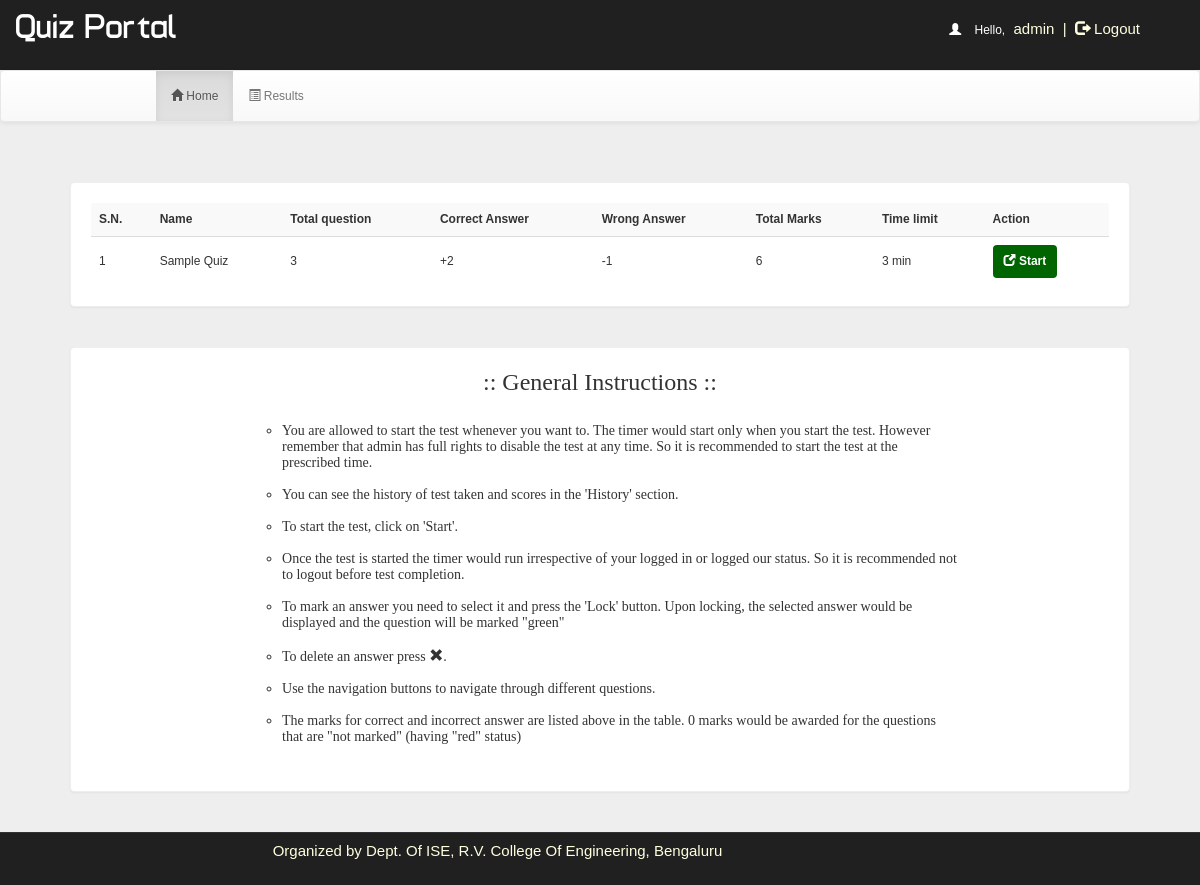
Page /account.php?q=1 (signed in) on the committed database.
### tables this page shows
CREATE TABLE `quiz` (
  `id` int(100) NOT NULL,
  `eid` text NOT NULL,
  `title` varchar(100) NOT NULL,
  `code` varchar(255) NOT NULL,
  `correct` int(11) NOT NULL,
  `wrong` int(11) NOT NULL,
  `total` int(11) NOT NULL,
  `time` bigint(20) NOT NULL,
  `date` timestamp NOT NULL DEFAULT current_timestamp() ON UPDATE current_timestamp(),
  `status` varchar(10) NOT NULL
);

### account.php (the view, shortened to what this page needs)
 <!DOCTYPE html PUBLIC "-//W3C//DTD XHTML 1.0 Transitional//EN" "http://www.w3.org/TR/xhtml1/DTD/xhtml1-transitional.dtd">
<html xmlns="http://www.w3.org/1999/xhtml">
<head>
<link  rel="stylesheet" href="css/bootstrap.min.css"/>
 <link  rel="stylesheet" href="css/bootstrap-theme.min.css"/>
 <link rel="stylesheet" href="css/main.css">
 <link  rel="stylesheet" href="css/font.css">
</head>
<body>
<div class="header">
<div class="row">
<div class="col-lg-6">
<span class="logo">Quiz Portal</span></div>
<div class="col-md-4 col-md-offset-2">
 <?php
include_once 'dbConnection.php';
if (!(isset($_SESSION['username']))) {
    header("location:index.php");
} else {
    $name     = $_SESSION['name'];
    $username = $_SESSION['username'];
    echo '<span class="pull-right top title1" ><span style="color:white"><span class="glyphicon glyphicon-user" aria-hidden="true"></span>&nbsp;&nbsp;&nbsp;&nbsp;Hello,</span> <span class="log log1" style="color:lightyellow">' . $name . '&nbsp;&nbsp;|&nbsp;&nbsp;<a href="logout.php?q=account.php" style="color:lightyellow"><span class="glyphicon glyphicon-log-out" aria-hidden="true"></span>&nbsp;Logout</button></a></span>';
}
?>
</div>
</div></div>
<div class="bg">
<nav class="navbar navbar-default title1">
  <div class="container-fluid">
    <div class="navbar-header">
      <a class="navbar-brand" href="#"><b>&nbsp;&nbsp;&nbsp;&nbsp;&nbsp;&nbsp;&nbsp;&nbsp;&nbsp;&nbsp;&nbsp;&nbsp;&nbsp;&nbsp;&nbsp;&nbsp;&nbsp;&nbsp;&nbsp;&nbsp;&nbsp;&nbsp;&nbsp;&nbsp;&nbsp;</b></a>
    </div>
    <div class="collapse navbar-collapse" id="bs-example-navbar-collapse-1">
      <ul class="nav navbar-nav">
        <li <?php
if (@$_GET['q'] == 1)
    echo 'class="active"';
?> ><a href="account.php?q=1"><span class="glyphicon glyphicon-home" aria-hidden="true"></span>&nbsp;Home<span class="sr-only">(current)</span></a></li>
        <li <?php
if (@$_GET['q'] == 2)
    echo 'class="active"';
?>><a href="account.php?q=2"><span class="glyphicon glyphicon-list-alt" aria-hidden="true"></span>&nbsp;Results</a></li>
   </ul>
      </div>
  </div>
</nav>
<div class="container">
<div class="row">
<div class="col-md-12">
<?php
if (@$_GET['q'] == 1) {
    $result = mysqli_query($con, "SELECT * FROM quiz WHERE status = 'enabled' ORDER BY date DESC") or die('Error');
    echo '<div class="panel"><table class="table table-striped title1"  style="vertical-align:middle">
<tr><td style="vertical-align:middle"><b>S.N.</b></td><td style="vertical-align:middle"><b>Name</b></td><td style="vertical-align:middle"><b>Total question</b></td><td style="vertical-align:middle"><b>Correct Answer</b></td><td style="vertical-align:middle"><b>Wrong Answer</b></td><td style="vertical-align:middle"><b>Total Marks</b></td><td style="vertical-align:middle"><b>Time limit</b></td><td style="vertical-align:middle"><b>Action</b></td></tr>';
    $c = 1;
    while ($row = mysqli_fetch_array($result)) {
        $title   = $row['title'];
        $total   = $row['total'];
        $correct = $row['correct'];
        $wrong   = $row['wrong'];
        $time    = $row['time'];
        $eid     = $row['eid'];
        $q12 = mysqli_query($con, "SELECT score FROM history WHERE eid='$eid' AND username='$username'") or die('Error98');
        $rowcount = mysqli_num_rows($q12);
        if ($rowcount == 0) {
            echo '<tr><td style="vertical-align:middle">' . $c++ . '</td><td style="vertical-align:middle">' . $title . '</td><td style="vertical-align:middle">' . $total . '</td><td style="vertical-align:middle">+' . $correct . '</td><td style="vertical-align:middle">-' . $wrong . '</td><td style="vertical-align:middle">' . $correct * $total . '</td><td style="vertical-align:middle">' . $time . '&nbsp;min</td>
  <td style="vertical-align:middle"><b><a href="account.php?q=quiz&step=2&eid=' . $eid . '&n=1&t=' . $total . '&start=start" class="btn" style="color:#FFFFFF;background:darkgreen;font-size:12px;padding:7px;padding-left:10px;padding-right:10px"><span class="glyphicon glyphicon-new-window" aria-hidden="true"></span>&nbsp;<span><b>Start</b></span></a></b></td></tr>';
        }
    }
    echo '</table></div><div class="panel" style="padding-top:1px;padding-left:15%;padding-right:15%;word-wrap:break-word"><h3 align="center" style="font-family:calibri">:: General Instructions ::</h3><br /><ul type="circle"><font style="font-size:14px;font-family:calibri">';
    $file = fopen("instructions.txt", "r");
    while (!feof($file)) {
        echo '<li>';
        $string = fgets($file);
        $num    = strlen($string) - 1;
        $c      = str_split($string);
        for ($i = 0; $i < $num; $i++) {
            $last = $c[$i - 1];
            if ($c[$i] == ' ' && $last == ' ') {
                echo '&nbsp;';
            } else {
                echo $c[$i];
            }
        }
        echo "</li><br />";
    }
    echo '</font></ul></div>';
}
?>
</div>
</div></div></div>
<div class="row footer">
 <div class="col-md-2 box"></div>
<div class="col-md-6 box">
<span href="#" data-target="#login" style="color:lightyellow">Organized by Dept. Of ISE, R.V. College Of Engineering, Bengaluru<br><br></span></div>
</div>
</body>
</html>

### css/main.css (style rules this page uses)
body { overflow-x: hidden; width: 100%; font: 12px "Century Gothic", "Times Roman", sans-serif; background: #eee; min-height: 550px; background-attachment: fixed; }
.bg { min-height: 540px; }
.panel { border-color: #eee; margin: 40px; padding: 20px; font: 15px "Century Gothic", "Times Roman", sans-serif; }
.header { background: #202020; height: 70px; }
.logo { font-family: 'typo'; font-size: 35px; color: #ffffff; margin: 15px; }
.title1 { font: 12px "Century Gothic", "Times Roman", sans-serif; }
.footer { font-size: 15px; text-align: center; border-top: 1px solid; border-color: #323232; background-color: #202020; }
.box { padding: 9px; }
.top { margin-top: 20px; }
.log1 { font: 15px 'Ubuntu', sans-serif; color: #0000ff; margin-left: 10px; }
.log { margin: 10px; margin-right: 60px; margin-left: 5px; color: #ffffb3; text-decoration: none; font-size: 20px; font-size: 15px; }

### rows in the picture
quiz: title "Sample Quiz", total "3", correct "2", wrong "1", $correct * $total "6", time "3"

### other values in the picture
$name "admin"
$c[$i] "Y"
$c[$i] "o"
$c[$i] "u"
$c[$i] "a"
$c[$i] "r"
$c[$i] "e"
$c[$i] "l"
$c[$i] "w"
$c[$i] "d"
$c[$i] "t"
$c[$i] "s"
$c[$i] "h"
$c[$i] "n"
$c[$i] "v"
